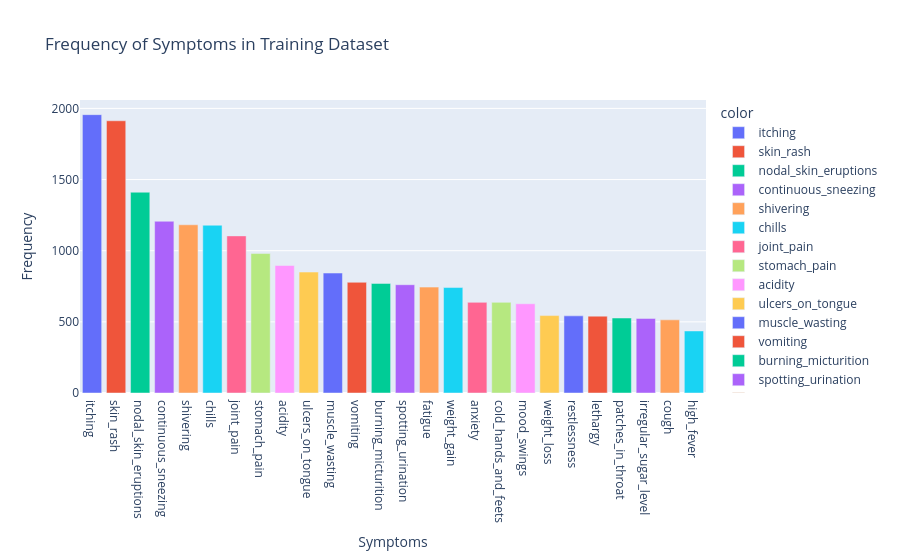

Write notebook code for a chart like this one.
### Markdown cell above
## Visualizations

### Code cell
# Most common symptoms:

symptom_cols = list(DATASET[5].columns[:-1])
symptom_freq = DATASET[5][symptom_cols].sum()
print(symptom_freq)
symptom_freq = symptom_freq.sort_values(ascending=False)

fig = px.bar(x=symptom_cols[:26],y=symptom_freq[:26],labels={'x':'Symptoms','y':'Frequency'},title='Frequency of Symptoms in Training Dataset',color =symptom_cols[:26])
fig.show()

### Figure 1 — Plotly figure (JSON) as saved in the notebook; plotly's stock layout.template omitted (floating-point values rounded to 4 significant figures)
{"data": [{"hovertemplate": "color=itching<br>Symptoms=%{x}<br>Frequency=%{y}<extra></extra>", "legendgroup": "itching", "marker": {"color": "#636efa", "pattern": {"shape": ""}}, "name": "itching", "orientation": "v", "showlegend": true, "textposition": "auto", "type": "bar", "x": ["itching"], "xaxis": "x", "y": [1956], "yaxis": "y"}, {"hovertemplate": "color=skin_rash<br>Symptoms=%{x}<br>Frequency=%{y}<extra></extra>", "legendgroup": "skin_rash", "marker": {"color": "#EF553B", "pattern": {"shape": ""}}, "name": "skin_rash", "orientation": "v", "showlegend": true, "textposition": "auto", "type": "bar", "x": ["skin_rash"], "xaxis": "x", "y": [1913], "yaxis": "y"}, {"hovertemplate": "color=nodal_skin_eruptions<br>Symptoms=%{x}<br>Frequency=%{y}<extra></extra>", "legendgroup": "nodal_skin_eruptions", "marker": {"color": "#00cc96", "pattern": {"shape": ""}}, "name": "nodal_skin_eruptions", "orientation": "v", "showlegend": true, "textposition": "auto", "type": "bar", "x": ["nodal_skin_eruptions"], "xaxis": "x", "y": [1411], "yaxis": "y"}, {"hovertemplate": "color=continuous_sneezing<br>Symptoms=%{x}<br>Frequency=%{y}<extra></extra>", "legendgroup": "continuous_sneezing", "marker": {"color": "#ab63fa", "pattern": {"shape": ""}}, "name": "continuous_sneezing", "orientation": "v", "showlegend": true, "textposition": "auto", "type": "bar", "x": ["continuous_sneezing"], "xaxis": "x", "y": [1207], "yaxis": "y"}, {"hovertemplate": "color=shivering<br>Symptoms=%{x}<br>Frequency=%{y}<extra></extra>", "legendgroup": "shivering", "marker": {"color": "#FFA15A", "pattern": {"shape": ""}}, "name": "shivering", "orientation": "v", "showlegend": true, "textposition": "auto", "type": "bar", "x": ["shivering"], "xaxis": "x", "y": [1182], "yaxis": "y"}, {"hovertemplate": "color=chills<br>Symptoms=%{x}<br>Frequency=%{y}<extra></extra>", "legendgroup": "chills", "marker": {"color": "#19d3f3", "pattern": {"shape": ""}}, "name": "chills", "orientation": "v", "showlegend": true, "textposition": "auto", "type": "bar", "x": ["chills"], "xaxis": "x", "y": [1179], "yaxis": "y"}, {"hovertemplate": "color=joint_pain<br>Symptoms=%{x}<br>Frequency=%{y}<extra></extra>", "legendgroup": "joint_pain", "marker": {"color": "#FF6692", "pattern": {"shape": ""}}, "name": "joint_pain", "orientation": "v", "showlegend": true, "textposition": "auto", "type": "bar", "x": ["joint_pain"], "xaxis": "x", "y": [1104], "yaxis": "y"}, {"hovertemplate": "color=stomach_pain<br>Symptoms=%{x}<br>Frequency=%{y}<extra></extra>", "legendgroup": "stomach_pain", "marker": {"color": "#B6E880", "pattern": {"shape": ""}}, "name": "stomach_pain", "orientation": "v", "showlegend": true, "textposition": "auto", "type": "bar", "x": ["stomach_pain"], "xaxis": "x", "y": [980], "yaxis": "y"}, {"hovertemplate": "color=acidity<br>Symptoms=%{x}<br>Frequency=%{y}<extra></extra>", "legendgroup": "acidity", "marker": {"color": "#FF97FF", "pattern": {"shape": ""}}, "name": "acidity", "orientation": "v", "showlegend": true, "textposition": "auto", "type": "bar", "x": ["acidity"], "xaxis": "x", "y": [896], "yaxis": "y"}, {"hovertemplate": "color=ulcers_on_tongue<br>Symptoms=%{x}<br>Frequency=%{y}<extra></extra>", "legendgroup": "ulcers_on_tongue", "marker": {"color": "#FECB52", "pattern": {"shape": ""}}, "name": "ulcers_on_tongue", "orientation": "v", "showlegend": true, "textposition": "auto", "type": "bar", "x": ["ulcers_on_tongue"], "xaxis": "x", "y": [850], "yaxis": "y"}, {"hovertemplate": "color=muscle_wasting<br>Symptoms=%{x}<br>Frequency=%{y}<extra></extra>", "legendgroup": "muscle_wasting", "marker": {"color": "#636efa", "pattern": {"shape": ""}}, "name": "muscle_wasting", "orientation": "v", "showlegend": true, "textposition": "auto", "type": "bar", "x": ["muscle_wasting"], "xaxis": "x", "y": [843], "yaxis": "y"}, {"hovertemplate": "color=vomiting<br>Symptoms=%{x}<br>Frequency=%{y}<extra></extra>", "legendgroup": "vomiting", "marker": {"color": "#EF553B", "pattern": {"shape": ""}}, "name": "vomiting", "orientation": "v", "showlegend": true, "textposition": "auto", "type": "bar", "x": ["vomiting"], "xaxis": "x", "y": [778], "yaxis": "y"}, {"hovertemplate": "color=burning_micturition<br>Symptoms=%{x}<br>Frequency=%{y}<extra></extra>", "legendgroup": "burning_micturition", "marker": {"color": "#00cc96", "pattern": {"shape": ""}}, "name": "burning_micturition", "orientation": "v", "showlegend": true, "textposition": "auto", "type": "bar", "x": ["burning_micturition"], "xaxis": "x", "y": [770], "yaxis": "y"}, {"hovertemplate": "color=spotting_urination<br>Symptoms=%{x}<br>Frequency=%{y}<extra></extra>", "legendgroup": "spotting_urination", "marker": {"color": "#ab63fa", "pattern": {"shape": ""}}, "name": "spotting_urination", "orientation": "v", "showlegend": true, "textposition": "auto", "type": "bar", "x": ["spotting_urination"], "xaxis": "x", "y": [761], "yaxis": "y"}, {"hovertemplate": "color=fatigue<br>Symptoms=%{x}<br>Frequency=%{y}<extra></extra>", "legendgroup": "fatigue", "marker": {"color": "#FFA15A", "pattern": {"shape": ""}}, "name": "fatigue", "orientation": "v", "showlegend": true, "textposition": "auto", "type": "bar", "x": ["fatigue"], "xaxis": "x", "y": [744], "yaxis": "y"}, {"hovertemplate": "color=weight_gain<br>Symptoms=%{x}<br>Frequency=%{y}<extra></extra>", "legendgroup": "weight_gain", "marker": {"color": "#19d3f3", "pattern": {"shape": ""}}, "name": "weight_gain", "orientation": "v", "showlegend": true, "textposition": "auto", "type": "bar", "x": ["weight_gain"], "xaxis": "x", "y": [741], "yaxis": "y"}, {"hovertemplate": "color=anxiety<br>Symptoms=%{x}<br>Frequency=%{y}<extra></extra>", "legendgroup": "anxiety", "marker": {"color": "#FF6692", "pattern": {"shape": ""}}, "name": "anxiety", "orientation": "v", "showlegend": true, "textposition": "auto", "type": "bar", "x": ["anxiety"], "xaxis": "x", "y": [637], "yaxis": "y"}, {"hovertemplate": "color=cold_hands_and_feets<br>Symptoms=%{x}<br>Frequency=%{y}<extra></extra>", "legendgroup": "cold_hands_and_feets", "marker": {"color": "#B6E880", "pattern": {"shape": ""}}, "name": "cold_hands_and_feets", "orientation": "v", "showlegend": true, "textposition": "auto", "type": "bar", "x": ["cold_hands_and_feets"], "xaxis": "x", "y": [637], "yaxis": "y"}, {"hovertemplate": "color=mood_swings<br>Symptoms=%{x}<br>Frequency=%{y}<extra></extra>", "legendgroup": "mood_swings", "marker": {"color": "#FF97FF", "pattern": {"shape": ""}}, "name": "mood_swings", "orientation": "v", "showlegend": true, "textposition": "auto", "type": "bar", "x": ["mood_swings"], "xaxis": "x", "y": [627], "yaxis": "y"}, {"hovertemplate": "color=weight_loss<br>Symptoms=%{x}<br>Frequency=%{y}<extra></extra>", "legendgroup": "weight_loss", "marker": {"color": "#FECB52", "pattern": {"shape": ""}}, "name": "weight_loss", "orientation": "v", "showlegend": true, "textposition": "auto", "type": "bar", "x": ["weight_loss"], "xaxis": "x", "y": [544], "yaxis": "y"}, {"hovertemplate": "color=restlessness<br>Symptoms=%{x}<br>Frequency=%{y}<extra></extra>", "legendgroup": "restlessness", "marker": {"color": "#636efa", "pattern": {"shape": ""}}, "name": "restlessness", "orientation": "v", "showlegend": true, "textposition": "auto", "type": "bar", "x": ["restlessness"], "xaxis": "x", "y": [542], "yaxis": "y"}, {"hovertemplate": "color=lethargy<br>Symptoms=%{x}<br>Frequency=%{y}<extra></extra>", "legendgroup": "lethargy", "marker": {"color": "#EF553B", "pattern": {"shape": ""}}, "name": "lethargy", "orientation": "v", "showlegend": true, "textposition": "auto", "type": "bar", "x": ["lethargy"], "xaxis": "x", "y": [540], "yaxis": "y"}, {"hovertemplate": "color=patches_in_throat<br>Symptoms=%{x}<br>Frequency=%{y}<extra></extra>", "legendgroup": "patches_in_throat", "marker": {"color": "#00cc96", "pattern": {"shape": ""}}, "name": "patches_in_throat", "orientation": "v", "showlegend": true, "textposition": "auto", "type": "bar", "x": ["patches_in_throat"], "xaxis": "x", "y": [527], "yaxis": "y"}, {"hovertemplate": "color=irregular_sugar_level<br>Symptoms=%{x}<br>Frequency=%{y}<extra></extra>", "legendgroup": "irregular_sugar_level", "marker": {"color": "#ab63fa", "pattern": {"shape": ""}}, "name": "irregular_sugar_level", "orientation": "v", "showlegend": true, "textposition": "auto", "type": "bar", "x": ["irregular_sugar_level"], "xaxis": "x", "y": [524], "yaxis": "y"}, {"hovertemplate": "color=cough<br>Symptoms=%{x}<br>Frequency=%{y}<extra></extra>", "legendgroup": "cough", "marker": {"color": "#FFA15A", "pattern": {"shape": ""}}, "name": "cough", "orientation": "v", "showlegend": true, "textposition": "auto", "type": "bar", "x": ["cough"], "xaxis": "x", "y": [514], "yaxis": "y"}, {"hovertemplate": "color=high_fever<br>Symptoms=%{x}<br>Frequency=%{y}<extra></extra>", "legendgroup": "high_fever", "marker": {"color": "#19d3f3", "pattern": {"shape": ""}}, "name": "high_fever", "orientation": "v", "showlegend": true, "textposition": "auto", "type": "bar", "x": ["high_fever"], "xaxis": "x", "y": [436], "yaxis": "y"}], "layout": {"barmode": "relative", "legend": {"title": {"text": "color"}, "tracegroupgap": 0}, "title": {"text": "Frequency of Symptoms in Training Dataset"}, "xaxis": {"anchor": "y", "domain": [0, 1], "title": {"text": "Symptoms"}}, "yaxis": {"anchor": "x", "domain": [0, 1], "title": {"text": "Frequency"}}}}
